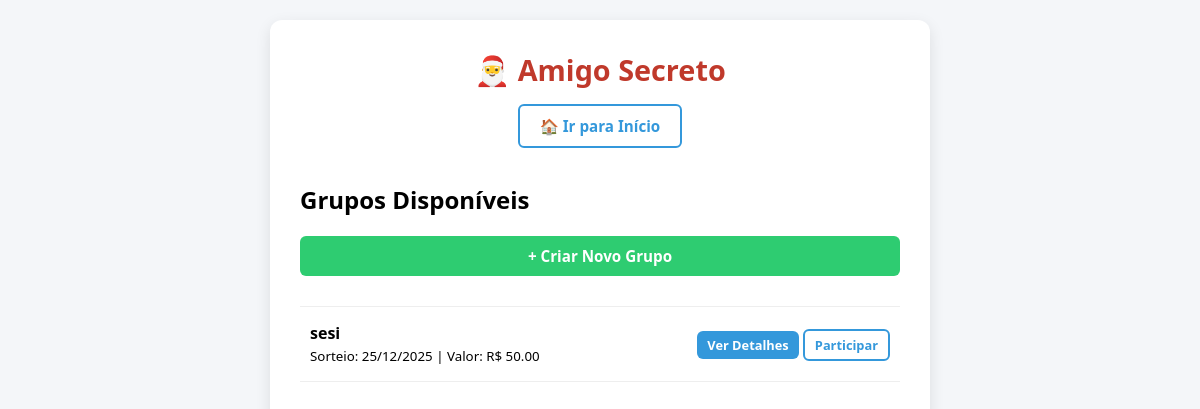
Page /amigosecreto/grupos/ on the earlier database version.
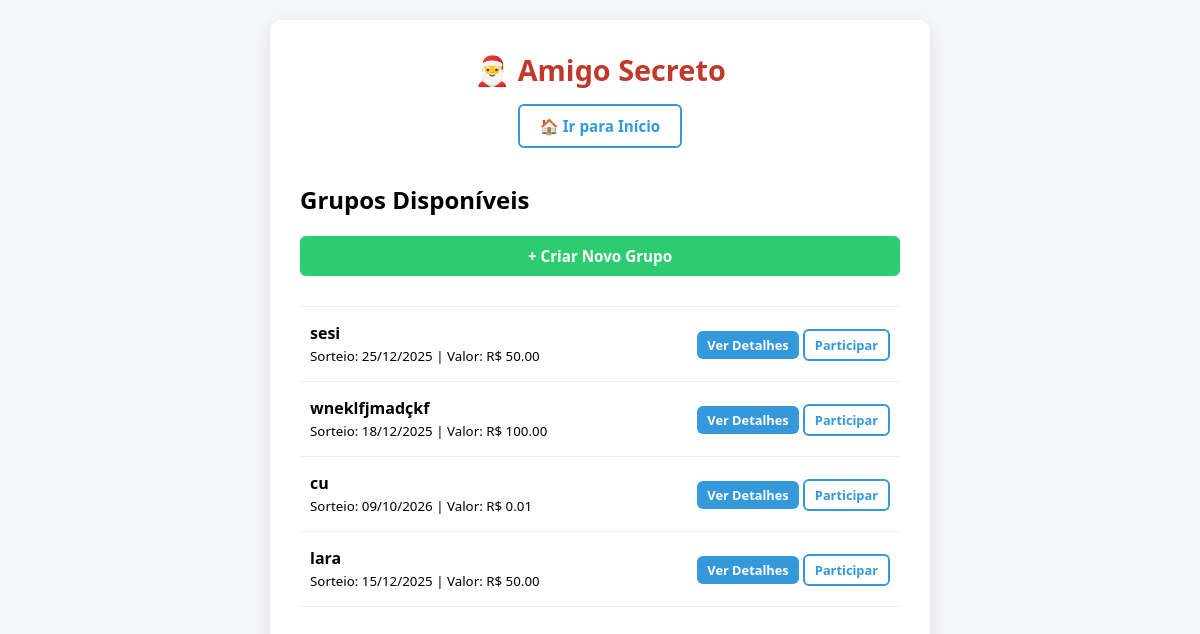
Same page on the later database version.
### amigo_secreto/models.py (models this page shows, shortened)
class Grupo(models.Model):
    nome = models.CharField(max_length=200)
    data_sorteio = models.DateField(blank=True, null=True)
    valor_limite = models.DecimalField(max_digits=10, decimal_places=2, blank=True, null=True)

### amigo_secreto/tests_views.py (the view)
# urls.py: path('grupos/', tests_views.listar_grupos, name='listar_grupos'),
def listar_grupos(request):
    grupos = Grupo.objects.all()
    return render(request, "grupos/listar_grupos.html", {"grupos": grupos})

### amigo_secreto/templates/grupos/listar_grupos.html
{% extends 'base.html' %}
{% block content %}
    <h2>Grupos Disponíveis</h2>
    <a href="{% url 'criar_grupo' %}" class="btn btn-success">+ Criar Novo Grupo</a>
    <ul class="participant-list">
        {% for grupo in grupos %}
            <li>
                <div>
                    <strong>{{ grupo.nome }}</strong>
                    <br>
                    <small>Sorteio: {{ grupo.data_sorteio|date:"d/m/Y" }} | Valor: R$ {{ grupo.valor_limite }}</small>
                </div>
                <div>
                    <a href="{% url 'detalhe_grupo' grupo.id %}" class="btn btn-primary" style="display:inline; padding: 5px 10px; font-size: 0.8rem;">Ver Detalhes</a>
                    <a href="{% url 'entrar_no_grupo' grupo.id %}" class="btn btn-outline" style="display:inline; padding: 5px 10px; font-size: 0.8rem;">Participar</a>
                </div>
            </li>
        {% empty %}
            <p style="text-align:center; margin-top:20px;">Nenhum grupo cadastrado ainda.</p>
        {% endfor %}
    </ul>
{% endblock %}

Differences in the rows shown:
added Grupo: nome "wneklfjmadçkf", data_sorteio "18/12/2025", valor_limite "100.00"
added Grupo: nome "cu", data_sorteio "09/10/2026", valor_limite "0.01"
added Grupo: nome "lara", data_sorteio "15/12/2025", valor_limite "50.00"
